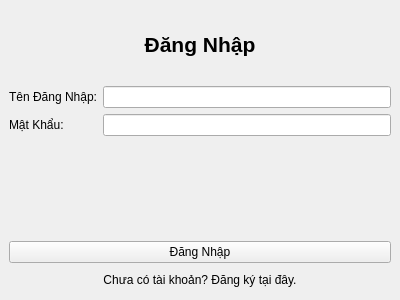
<?xml version="1.0" encoding="UTF-8"?>
<ui version="4.0">
 <class>LoginWindow</class>
 <widget class="QMainWindow" name="LoginWindow">
  <property name="geometry">
   <rect>
    <x>0</x>
    <y>0</y>
    <width>400</width>
    <height>300</height>
   </rect>
  </property>
  <widget class="QWidget" name="centralwidget">
   <layout class="QVBoxLayout" name="verticalLayout">
    <item>
     <widget class="QLabel" name="label_title">
      <property name="font">
       <font>
        <pointsize>16</pointsize>
        <weight>75</weight>
        <bold>true</bold>
       </font>
      </property>
      <property name="text">
       <string>Đăng Nhập</string>
      </property>
      <property name="alignment">
       <set>Qt::AlignCenter</set>
      </property>
     </widget>
    </item>
    <item>
     <layout class="QFormLayout" name="formLayout">
      <item row="0" column="0">
       <widget class="QLabel" name="label_username">
        <property name="text">
         <string>Tên Đăng Nhập:</string>
        </property>
       </widget>
      </item>
      <item row="0" column="1">
       <widget class="QLineEdit" name="input_username"/>
      </item>
      <item row="1" column="0">
       <widget class="QLabel" name="label_password">
        <property name="text">
         <string>Mật Khẩu:</string>
        </property>
       </widget>
      </item>
      <item row="1" column="1">
       <widget class="QLineEdit" name="input_password">
        <property name="echoMode">
         <enum>QLineEdit::Password</enum>
        </property>
       </widget>
      </item>
     </layout>
    </item>
    <item>
     <widget class="QLabel" name="label_message">
      <property name="text">
       <string/>
      </property>
      <property name="alignment">
       <set>Qt::AlignCenter</set>
      </property>
     </widget>
    </item>
    <item>
     <widget class="QPushButton" name="btn_login">
      <property name="text">
       <string>Đăng Nhập</string>
      </property>
     </widget>
    </item>
    <item>
     <widget class="QPushButton" name="btn_register_link">
      <property name="text">
       <string>Chưa có tài khoản? Đăng ký tại đây.</string>
      </property>
      <property name="flat">
       <bool>true</bool>
      </property>
     </widget>
    </item>
   </layout>
  </widget>
 </widget>
 <resources/>
 <connections/>
</ui>
